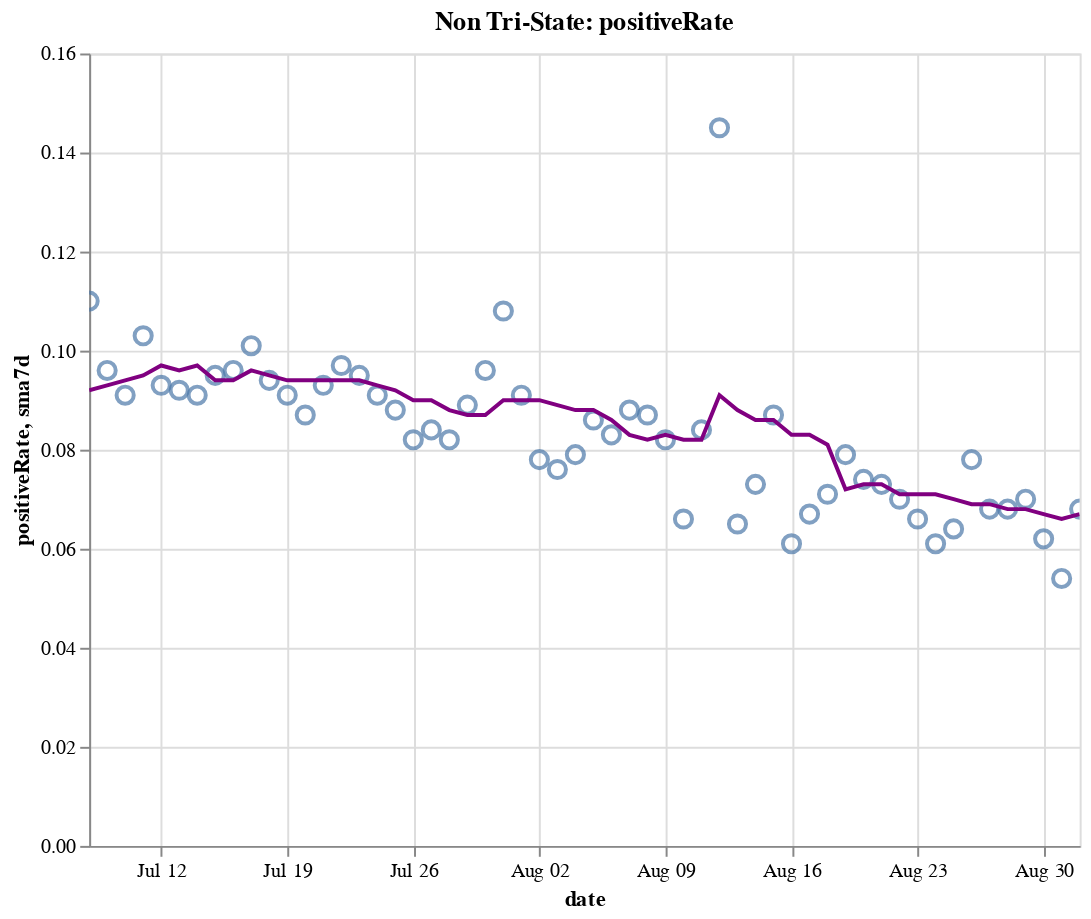

Source (notebook cell):
### Code cell
create_plot(non_tristate, 'positiveRate')

### Figure 1 — Vega-Lite specification as saved in the notebook (floating-point values rounded to 4 significant figures)
{"config": {"view": {"continuousWidth": 400, "continuousHeight": 300}}, "layer": [{"layer": [{"mark": {"type": "point", "size": 75}, "encoding": {"tooltip": [{"type": "temporal", "field": "date"}, {"type": "quantitative", "field": "positiveRate"}, {"type": "quantitative", "field": "sma7d"}], "x": {"type": "temporal", "field": "date"}, "y": {"type": "quantitative", "field": "positiveRate"}}, "selection": {"selector016": {"type": "interval", "bind": "scales", "encodings": ["x", "y"]}}}, {"mark": {"type": "line", "color": "purple"}, "encoding": {"x": {"type": "temporal", "field": "date"}, "y": {"type": "quantitative", "field": "sma7d"}}}]}, {"mark": {"type": "rule", "color": "#aaa"}, "encoding": {"x": {"type": "temporal", "field": "date"}}, "transform": [{"filter": {"selection": "selector015"}}]}, {"mark": "circle", "encoding": {"opacity": {"condition": {"value": 1, "selection": "selector015"}, "value": 0}, "tooltip": [{"type": "temporal", "field": "date"}, {"type": "quantitative", "field": "positiveRate"}, {"type": "quantitative", "field": "sma7d"}], "x": {"type": "temporal", "field": "date"}, "y": {"type": "quantitative", "field": "positiveRate"}}, "selection": {"selector015": {"type": "single", "encodings": ["x"], "on": "mouseover", "nearest": true, "empty": "none"}}}, {"mark": {"type": "text", "align": "left", "dx": 5, "dy": -5, "stroke": "white", "strokeWidth": 2}, "encoding": {"text": {"type": "quantitative", "field": "positiveRate"}, "tooltip": [{"type": "temporal", "field": "date"}, {"type": "quantitative", "field": "positiveRate"}, {"type": "quantitative", "field": "sma7d"}], "x": {"type": "temporal", "field": "date"}, "y": {"type": "quantitative", "field": "positiveRate"}}, "transform": [{"filter": {"selection": "selector015"}}]}, {"mark": {"type": "text", "align": "left", "dx": 5, "dy": -5}, "encoding": {"text": {"type": "quantitative", "field": "positiveRate"}, "tooltip": [{"type": "temporal", "field": "date"}, {"type": "quantitative", "field": "positiveRate"}, {"type": "quantitative", "field": "sma7d"}], "x": {"type": "temporal", "field": "date"}, "y": {"type": "quantitative", "field": "positiveRate"}}, "transform": [{"filter": {"selection": "selector015"}}]}], "data": {"name": "data-47f914ada66c24a4dab6a8021507b98b"}, "height": 400, "title": "Non Tri-State: positiveRate", "width": 500, "$schema": "https://vega.github.io/schema/vega-lite/v4.8.1.json", "datasets": {"data-47f914ada66c24a4dab6a8021507b98b": [{"date": "2020-07-08T00:00:00", "totalTestResultsIncrease": 560000.0, "positiveIncrease": 61740.0, "death": 80010.0, "deathIncrease": 730.0, "positiveRate": 0.11, "state": "Non Tri-State", "sma7d": 0.092}, {"date": "2020-07-09T00:00:00", "totalTestResultsIncrease": 609500.0, "positiveIncrease": 58270.0, "death": 80840.0, "deathIncrease": 822.0, "positiveRate": 0.096, "state": "Non Tri-State", "sma7d": 0.093}, {"date": "2020-07-10T00:00:00", "totalTestResultsIncrease": 717600.0, "positiveIncrease": 65590.0, "death": 81650.0, "deathIncrease": 814.0, "positiveRate": 0.091, "state": "Non Tri-State", "sma7d": 0.094}, {"date": "2020-07-11T00:00:00", "totalTestResultsIncrease": 600600.0, "positiveIncrease": 61840.0, "death": 82350.0, "deathIncrease": 705.0, "positiveRate": 0.103, "state": "Non Tri-State", "sma7d": 0.095}, {"date": "2020-07-12T00:00:00", "totalTestResultsIncrease": 651700.0, "positiveIncrease": 60300.0, "death": 82810.0, "deathIncrease": 455.0, "positiveRate": 0.093, "state": "Non Tri-State", "sma7d": 0.097}, {"date": "2020-07-13T00:00:00", "totalTestResultsIncrease": 622800.0, "positiveIncrease": 57090.0, "death": 83080.0, "deathIncrease": 275.0, "positiveRate": 0.092, "state": "Non Tri-State", "sma7d": 0.096}, {"date": "2020-07-14T00:00:00", "totalTestResultsIncrease": 677000.0, "positiveIncrease": 61400.0, "death": 83790.0, "deathIncrease": 708.0, "positiveRate": 0.091, "state": "Non Tri-State", "sma7d": 0.097}, {"date": "2020-07-15T00:00:00", "totalTestResultsIncrease": 677000.0, "positiveIncrease": 64500.0, "death": 84610.0, "deathIncrease": 816.0, "positiveRate": 0.095, "state": "Non Tri-State", "sma7d": 0.094}, {"date": "2020-07-16T00:00:00", "totalTestResultsIncrease": 727800.0, "positiveIncrease": 69930.0, "death": 85500.0, "deathIncrease": 896.0, "positiveRate": 0.096, "state": "Non Tri-State", "sma7d": 0.094}, {"date": "2020-07-17T00:00:00", "totalTestResultsIncrease": 752000.0, "positiveIncrease": 75880.0, "death": 86420.0, "deathIncrease": 915.0, "positiveRate": 0.101, "state": "Non Tri-State", "sma7d": 0.096}, {"date": "2020-07-18T00:00:00", "totalTestResultsIncrease": 681400.0, "positiveIncrease": 63930.0, "death": 87260.0, "deathIncrease": 846.0, "positiveRate": 0.094, "state": "Non Tri-State", "sma7d": 0.095}, {"date": "2020-07-19T00:00:00", "totalTestResultsIncrease": 703600.0, "positiveIncrease": 63790.0, "death": 87770.0, "deathIncrease": 506.0, "positiveRate": 0.091, "state": "Non Tri-State", "sma7d": 0.094}, {"date": "2020-07-20T00:00:00", "totalTestResultsIncrease": 645700.0, "positiveIncrease": 56180.0, "death": 88110.0, "deathIncrease": 335.0, "positiveRate": 0.087, "state": "Non Tri-State", "sma7d": 0.094}, {"date": "2020-07-21T00:00:00", "totalTestResultsIncrease": 673600.0, "positiveIncrease": 62740.0, "death": 89120.0, "deathIncrease": 1014.0, "positiveRate": 0.093, "state": "Non Tri-State", "sma7d": 0.094}, {"date": "2020-07-22T00:00:00", "totalTestResultsIncrease": 699400.0, "positiveIncrease": 68110.0, "death": 90260.0, "deathIncrease": 1137.0, "positiveRate": 0.097, "state": "Non Tri-State", "sma7d": 0.094}, {"date": "2020-07-23T00:00:00", "totalTestResultsIncrease": 744000.0, "positiveIncrease": 70490.0, "death": 91270.0, "deathIncrease": 1015.0, "positiveRate": 0.095, "state": "Non Tri-State", "sma7d": 0.094}, {"date": "2020-07-24T00:00:00", "totalTestResultsIncrease": 803900.0, "positiveIncrease": 73480.0, "death": 92400.0, "deathIncrease": 1129.0, "positiveRate": 0.091, "state": "Non Tri-State", "sma7d": 0.093}, {"date": "2020-07-25T00:00:00", "totalTestResultsIncrease": 719000.0, "positiveIncrease": 63480.0, "death": 93400.0, "deathIncrease": 999.0, "positiveRate": 0.088, "state": "Non Tri-State", "sma7d": 0.092}, {"date": "2020-07-26T00:00:00", "totalTestResultsIncrease": 732400.0, "positiveIncrease": 59970.0, "death": 93940.0, "deathIncrease": 544.0, "positiveRate": 0.082, "state": "Non Tri-State", "sma7d": 0.09}, {"date": "2020-07-27T00:00:00", "totalTestResultsIncrease": 642900.0, "positiveIncrease": 54060.0, "death": 94970.0, "deathIncrease": 1026.0, "positiveRate": 0.084, "state": "Non Tri-State", "sma7d": 0.09}, {"date": "2020-07-28T00:00:00", "totalTestResultsIncrease": 672600.0, "positiveIncrease": 55340.0, "death": 96060.0, "deathIncrease": 1086.0, "positiveRate": 0.082, "state": "Non Tri-State", "sma7d": 0.088}, {"date": "2020-07-29T00:00:00", "totalTestResultsIncrease": 730700.0, "positiveIncrease": 65310.0, "death": 97520.0, "deathIncrease": 1466.0, "positiveRate": 0.089, "state": "Non Tri-State", "sma7d": 0.087}, {"date": "2020-07-30T00:00:00", "totalTestResultsIncrease": 711300.0, "positiveIncrease": 68310.0, "death": 98750.0, "deathIncrease": 1229.0, "positiveRate": 0.096, "state": "Non Tri-State", "sma7d": 0.087}, {"date": "2020-07-31T00:00:00", "totalTestResultsIncrease": 611000.0, "positiveIncrease": 66150.0, "death": 100000.0, "deathIncrease": 1295.0, "positiveRate": 0.108, "state": "Non Tri-State", "sma7d": 0.09}, {"date": "2020-08-01T00:00:00", "totalTestResultsIncrease": 662600.0, "positiveIncrease": 59980.0, "death": 101200.0, "deathIncrease": 1164.0, "positiveRate": 0.091, "state": "Non Tri-State", "sma7d": 0.09}, {"date": "2020-08-02T00:00:00", "totalTestResultsIncrease": 591300.0, "positiveIncrease": 45900.0, "death": 101700.0, "deathIncrease": 486.0, "positiveRate": 0.078, "state": "Non Tri-State", "sma7d": 0.09}, {"date": "2020-08-03T00:00:00", "totalTestResultsIncrease": 639400.0, "positiveIncrease": 48710.0, "death": 102200.0, "deathIncrease": 502.0, "positiveRate": 0.076, "state": "Non Tri-State", "sma7d": 0.089}, {"date": "2020-08-04T00:00:00", "totalTestResultsIncrease": 638600.0, "positiveIncrease": 50720.0, "death": 103400.0, "deathIncrease": 1241.0, "positiveRate": 0.079, "state": "Non Tri-State", "sma7d": 0.088}, {"date": "2020-08-05T00:00:00", "totalTestResultsIncrease": 593000.0, "positiveIncrease": 51220.0, "death": 104800.0, "deathIncrease": 1335.0, "positiveRate": 0.086, "state": "Non Tri-State", "sma7d": 0.088}, {"date": "2020-08-06T00:00:00", "totalTestResultsIncrease": 642000.0, "positiveIncrease": 53090.0, "death": 106000.0, "deathIncrease": 1238.0, "positiveRate": 0.083, "state": "Non Tri-State", "sma7d": 0.086}, {"date": "2020-08-07T00:00:00", "totalTestResultsIncrease": 685100.0, "positiveIncrease": 60200.0, "death": 107300.0, "deathIncrease": 1313.0, "positiveRate": 0.088, "state": "Non Tri-State", "sma7d": 0.083}, {"date": "2020-08-08T00:00:00", "totalTestResultsIncrease": 608500.0, "positiveIncrease": 52640.0, "death": 108400.0, "deathIncrease": 1075.0, "positiveRate": 0.087, "state": "Non Tri-State", "sma7d": 0.082}, {"date": "2020-08-09T00:00:00", "totalTestResultsIncrease": 609200.0, "positiveIncrease": 49760.0, "death": 109000.0, "deathIncrease": 604.0, "positiveRate": 0.082, "state": "Non Tri-State", "sma7d": 0.083}, {"date": "2020-08-10T00:00:00", "totalTestResultsIncrease": 626400.0, "positiveIncrease": 41110.0, "death": 109400.0, "deathIncrease": 417.0, "positiveRate": 0.066, "state": "Non Tri-State", "sma7d": 0.082}, {"date": "2020-08-11T00:00:00", "totalTestResultsIncrease": 648300.0, "positiveIncrease": 54470.0, "death": 110700.0, "deathIncrease": 1307.0, "positiveRate": 0.084, "state": "Non Tri-State", "sma7d": 0.082}, {"date": "2020-08-12T00:00:00", "totalTestResultsIncrease": 378700.0, "positiveIncrease": 54950.0, "death": 112200.0, "deathIncrease": 1495.0, "positiveRate": 0.145, "state": "Non Tri-State", "sma7d": 0.091}, {"date": "2020-08-13T00:00:00", "totalTestResultsIncrease": 776600.0, "positiveIncrease": 50290.0, "death": 113400.0, "deathIncrease": 1145.0, "positiveRate": 0.065, "state": "Non Tri-State", "sma7d": 0.088}, {"date": "2020-08-14T00:00:00", "totalTestResultsIncrease": 740400.0, "positiveIncrease": 54220.0, "death": 114600.0, "deathIncrease": 1199.0, "positiveRate": 0.073, "state": "Non Tri-State", "sma7d": 0.086}, {"date": "2020-08-15T00:00:00", "totalTestResultsIncrease": 636500.0, "positiveIncrease": 55140.0, "death": 115800.0, "deathIncrease": 1200.0, "positiveRate": 0.087, "state": "Non Tri-State", "sma7d": 0.086}, {"date": "2020-08-16T00:00:00", "totalTestResultsIncrease": 683900.0, "positiveIncrease": 41870.0, "death": 116400.0, "deathIncrease": 611.0, "positiveRate": 0.061, "state": "Non Tri-State", "sma7d": 0.083}, {"date": "2020-08-17T00:00:00", "totalTestResultsIncrease": 548000.0, "positiveIncrease": 36790.0, "death": 116800.0, "deathIncrease": 394.0, "positiveRate": 0.067, "state": "Non Tri-State", "sma7d": 0.083}, {"date": "2020-08-18T00:00:00", "totalTestResultsIncrease": 564300.0, "positiveIncrease": 39820.0, "death": 118000.0, "deathIncrease": 1178.0, "positiveRate": 0.071, "state": "Non Tri-State", "sma7d": 0.081}, {"date": "2020-08-19T00:00:00", "totalTestResultsIncrease": 558900.0, "positiveIncrease": 43930.0, "death": 119400.0, "deathIncrease": 1402.0, "positiveRate": 0.079, "state": "Non Tri-State", "sma7d": 0.072}, {"date": "2020-08-20T00:00:00", "totalTestResultsIncrease": 582400.0, "positiveIncrease": 42940.0, "death": 120500.0, "deathIncrease": 1122.0, "positiveRate": 0.074, "state": "Non Tri-State", "sma7d": 0.073}, {"date": "2020-08-21T00:00:00", "totalTestResultsIncrease": 622200.0, "positiveIncrease": 45480.0, "death": 121600.0, "deathIncrease": 1109.0, "positiveRate": 0.073, "state": "Non Tri-State", "sma7d": 0.073}, {"date": "2020-08-22T00:00:00", "totalTestResultsIncrease": 645900.0, "positiveIncrease": 45170.0, "death": 122600.0, "deathIncrease": 1023.0, "positiveRate": 0.07, "state": "Non Tri-State", "sma7d": 0.071}, {"date": "2020-08-23T00:00:00", "totalTestResultsIncrease": 555200.0, "positiveIncrease": 36740.0, "death": 123200.0, "deathIncrease": 563.0, "positiveRate": 0.066, "state": "Non Tri-State", "sma7d": 0.071}, {"date": "2020-08-24T00:00:00", "totalTestResultsIncrease": 547000.0, "positiveIncrease": 33520.0, "death": 123500.0, "deathIncrease": 333.0, "positiveRate": 0.061, "state": "Non Tri-State", "sma7d": 0.071}, {"date": "2020-08-25T00:00:00", "totalTestResultsIncrease": 552300.0, "positiveIncrease": 35410.0, "death": 124600.0, "deathIncrease": 1138.0, "positiveRate": 0.064, "state": "Non Tri-State", "sma7d": 0.07}, {"date": "2020-08-26T00:00:00", "totalTestResultsIncrease": 544800.0, "positiveIncrease": 42320.0, "death": 125900.0, "deathIncrease": 1280.0, "positiveRate": 0.078, "state": "Non Tri-State", "sma7d": 0.069}, {"date": "2020-08-27T00:00:00", "totalTestResultsIncrease": 625700.0, "positiveIncrease": 42760.0, "death": 127000.0, "deathIncrease": 1116.0, "positiveRate": 0.068, "state": "Non Tri-State", "sma7d": 0.069}, {"date": "2020-08-28T00:00:00", "totalTestResultsIncrease": 671000.0, "positiveIncrease": 45410.0, "death": 128000.0, "deathIncrease": 1011.0, "positiveRate": 0.068, "state": "Non Tri-State", "sma7d": 0.068}, {"date": "2020-08-29T00:00:00", "totalTestResultsIncrease": 623200.0, "positiveIncrease": 43520.0, "death": 129100.0, "deathIncrease": 1005.0, "positiveRate": 0.07, "state": "Non Tri-State", "sma7d": 0.068}, {"date": "2020-08-30T00:00:00", "totalTestResultsIncrease": 617900.0, "positiveIncrease": 38510.0, "death": 129500.0, "deathIncrease": 463.0, "positiveRate": 0.062, "state": "Non Tri-State", "sma7d": 0.067}, {"date": "2020-08-31T00:00:00", "totalTestResultsIncrease": 552200.0, "positiveIncrease": 30020.0, "death": 129900.0, "deathIncrease": 357.0, "positiveRate": 0.054, "state": "Non Tri-State", "sma7d": 0.066}, {"date": "2020-09-01T00:00:00", "totalTestResultsIncrease": 606600.0, "positiveIncrease": 41190.0, "death": 130900.0, "deathIncrease": 1018.0, "positiveRate": 0.068, "state": "Non Tri-State", "sma7d": 0.067}]}}
